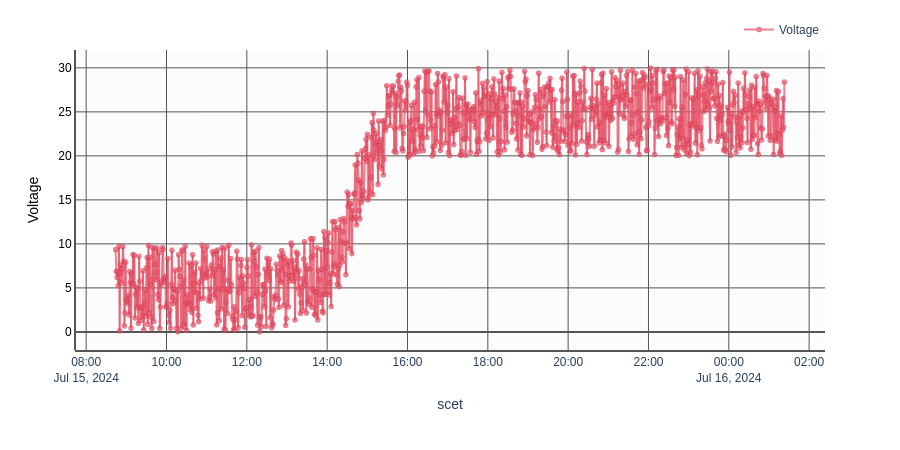

Notebook code cell kept with this figure:
### Markdown cell above
# Param v Time

Plotting a parameter versus time is what you're used to. In this example, we are looking at some (simulated) data of a current and voltage as an instrument is turned on and transitions through init mode into operational.

This clearly isn't the most exciting thing that DTAT does, but we'll use this simple example to show off some of the basics of DTAT.

### Code cell
from copy import copy
fig,c,m,t = dtatplot.make_stacked_graph( # make_stacked_graph is the primary plotting method
    fake_data.instrument_turn_on(),  # this is the data that DTAT plots from
    y_vars = [["Voltage"]]  # this is the y variables to plot
    )  # the x variable to plot by defaults to SCET
fig.show() # the first parameter returned is a plotly GraphObject

### Figure 1 — Plotly figure (JSON) as saved in the notebook; plotly's stock layout.template omitted (floating-point values rounded to 4 significant figures; data arrays with more than 128 entries replaced by an {"elided": "..."} marker saying what was removed)
{"data": [{"hovertemplate": "scet: %{x|%Y-%jT%H:%M:%S.%L}<br>Voltage: %{y}<br>scet: %{meta[1]|%Y-%jT%H:%M:%S.%L}<extra></extra>", "marker": {"color": "#E55166", "colorscale": [[0, "rgb(0,0,131)"], [0.2, "rgb(0,60,170)"], [0.4, "rgb(5,255,255)"], [0.6, "rgb(255,255,0)"], [0.8, "rgb(250,0,0)"], [1, "rgb(128,0,0)"]], "line": {"color": "#CA243C", "width": 0.5}, "showscale": false, "size": 5, "symbol": "circle"}, "meta": {"elided": "1000x2 str values"}, "mode": "lines+markers", "name": "Voltage", "opacity": 0.7, "showlegend": true, "type": "scattergl", "x": {"elided": "1000 str values"}, "xaxis": "x", "y": {"elided": "1000 float values"}, "yaxis": "y"}], "layout": {"font": {"family": "Arial"}, "height": 450, "legend": {"orientation": "h", "x": 1, "xanchor": "right", "y": 1.02, "yanchor": "bottom"}, "margin": {"b": 100, "l": 75, "r": 75, "t": 50}, "plot_bgcolor": "#fcfcfc", "xaxis": {"anchor": "y", "domain": [0, 1], "gridcolor": "#555555", "linecolor": "#555555", "linewidth": 2, "showgrid": true, "showline": true, "title": {"text": "scet"}, "zerolinecolor": "#555555"}, "yaxis": {"anchor": "free", "domain": [0, 1], "gridcolor": "#555555", "linecolor": "#555555", "linewidth": 2, "overlaying": "y", "position": 0, "showgrid": true, "showline": true, "tickfont": {"color": "#000000"}, "title": {"font": {"color": "#000000"}, "text": "Voltage"}, "zerolinecolor": "#555555"}}}
